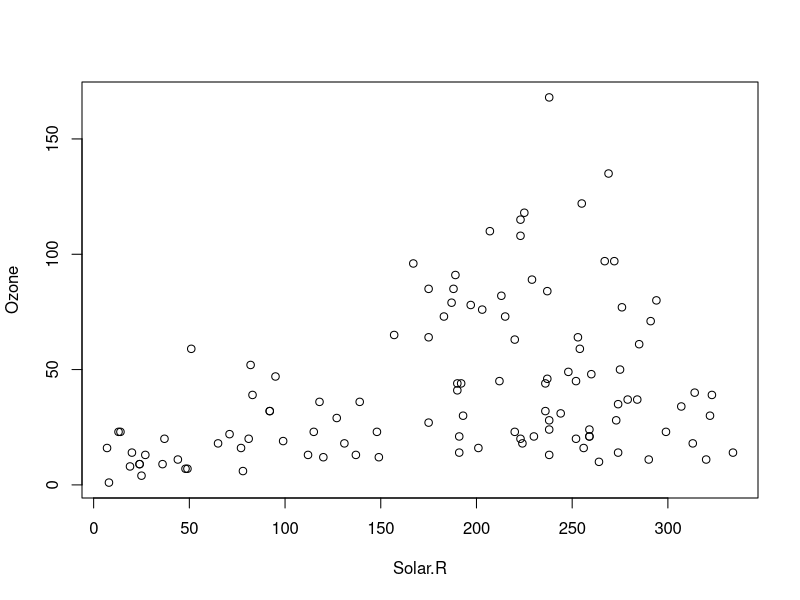

Write R code to recreate this figure. (Note: this script raises an error after producing the figure.)
library(tidyverse)

data("airquality")

# Our dataset
# Solar.R solar radiation
glimpse(airquality)
summary(airquality)
names  (airquality)

# plotting

# base R
plot(Ozone~Solar.R, airquality)
abline(h = mean_ozone)

# ggplot
ggplot(airquality, aes(x = Solar.R, y = Ozone)) +
    geom_point(aes(color = Month))


# calculation
mean_ozone <- mean(airquality$Ozone, na.rm = T)
mean_ozone

# plot with mean of ozone ( using base R plotting function)
plot(Ozone~Solar.R, airquality)
abline(h = mean_ozone, col = 'green')

# using ggplot package
ggplot(airquality, aes(x = Solar.R, y = Ozone)) +
    geom_point(aes(color = Month)) +
    geom_hline(yintercept = mean_ozone, color = 'green')

model <- lm(Ozone~Solar.R, data = airquality)
summary(model)

# adding regression line

# base R
plot(Ozone~Solar.R, airquality)
abline(h = mean_ozone, col = 'green')
abline(model, col = 'red')
plot(model)

# ggplot
ggplot(airquality, aes(x = Solar.R, y = Ozone)) +
    geom_point(aes(color = Month)) +
    geom_smooth(method = 'lm', se = FALSE, color = 'red') +
    geom_hline(yintercept = mean_ozone, color = 'green')
